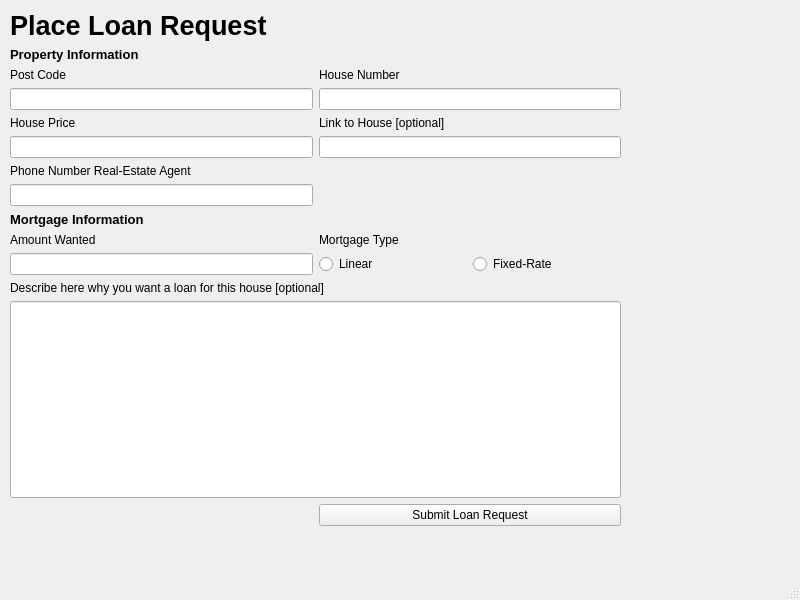
<?xml version="1.0" encoding="UTF-8"?>
<ui version="4.0">
 <class>MainWindow</class>
 <widget class="QMainWindow" name="MainWindow">
  <property name="geometry">
   <rect>
    <x>0</x>
    <y>0</y>
    <width>800</width>
    <height>600</height>
   </rect>
  </property>
  <property name="windowTitle">
   <string>MainWindow</string>
  </property>
  <widget class="QWidget" name="centralwidget">
   <widget class="QWidget" name="gridLayoutWidget">
    <property name="geometry">
     <rect>
      <x>10</x>
      <y>10</y>
      <width>611</width>
      <height>516</height>
     </rect>
    </property>
    <layout class="QGridLayout" name="gridLayout">
     <item row="2" column="0">
      <widget class="QLabel" name="label_2">
       <property name="font">
        <font>
         <pointsize>9</pointsize>
        </font>
       </property>
       <property name="text">
        <string>Post Code</string>
       </property>
      </widget>
     </item>
     <item row="3" column="1">
      <widget class="QLineEdit" name="lineEdit_2"/>
     </item>
     <item row="10" column="1">
      <layout class="QGridLayout" name="gridLayout_2">
       <item row="0" column="0">
        <widget class="QRadioButton" name="radioButton">
         <property name="text">
          <string>Linear</string>
         </property>
        </widget>
       </item>
       <item row="0" column="1">
        <widget class="QRadioButton" name="radioButton_2">
         <property name="text">
          <string>Fixed-Rate</string>
         </property>
        </widget>
       </item>
      </layout>
     </item>
     <item row="0" column="0">
      <widget class="QLabel" name="label">
       <property name="font">
        <font>
         <pointsize>20</pointsize>
         <weight>75</weight>
         <bold>true</bold>
        </font>
       </property>
       <property name="text">
        <string>Place Loan Request</string>
       </property>
      </widget>
     </item>
     <item row="6" column="0">
      <widget class="QLabel" name="label_11">
       <property name="text">
        <string>Phone Number Real-Estate Agent</string>
       </property>
      </widget>
     </item>
     <item row="13" column="1">
      <widget class="QPushButton" name="pushButton">
       <property name="text">
        <string>Submit Loan Request</string>
       </property>
      </widget>
     </item>
     <item row="5" column="1">
      <widget class="QLineEdit" name="lineEdit_4"/>
     </item>
     <item row="8" column="0">
      <widget class="QLabel" name="label_10">
       <property name="font">
        <font>
         <pointsize>10</pointsize>
         <weight>75</weight>
         <bold>true</bold>
        </font>
       </property>
       <property name="text">
        <string>Mortgage Information</string>
       </property>
      </widget>
     </item>
     <item row="2" column="1">
      <widget class="QLabel" name="label_3">
       <property name="font">
        <font>
         <pointsize>9</pointsize>
        </font>
       </property>
       <property name="text">
        <string>House Number</string>
       </property>
      </widget>
     </item>
     <item row="9" column="1">
      <widget class="QLabel" name="label_7">
       <property name="font">
        <font>
         <pointsize>9</pointsize>
        </font>
       </property>
       <property name="text">
        <string>Mortgage Type</string>
       </property>
      </widget>
     </item>
     <item row="4" column="0">
      <widget class="QLabel" name="label_4">
       <property name="font">
        <font>
         <pointsize>9</pointsize>
        </font>
       </property>
       <property name="text">
        <string>House Price</string>
       </property>
      </widget>
     </item>
     <item row="7" column="0">
      <widget class="QLineEdit" name="lineEdit_7"/>
     </item>
     <item row="9" column="0">
      <widget class="QLabel" name="label_6">
       <property name="font">
        <font>
         <pointsize>9</pointsize>
        </font>
       </property>
       <property name="text">
        <string>Amount Wanted</string>
       </property>
      </widget>
     </item>
     <item row="11" column="0" colspan="2">
      <widget class="QLabel" name="label_8">
       <property name="font">
        <font>
         <pointsize>9</pointsize>
         <weight>50</weight>
         <bold>false</bold>
        </font>
       </property>
       <property name="text">
        <string>Describe here why you want a loan for this house [optional]</string>
       </property>
      </widget>
     </item>
     <item row="5" column="0">
      <widget class="QLineEdit" name="lineEdit_3"/>
     </item>
     <item row="3" column="0">
      <widget class="QLineEdit" name="lineEdit"/>
     </item>
     <item row="10" column="0">
      <widget class="QLineEdit" name="lineEdit_5"/>
     </item>
     <item row="4" column="1">
      <widget class="QLabel" name="label_5">
       <property name="font">
        <font>
         <pointsize>9</pointsize>
        </font>
       </property>
       <property name="text">
        <string>Link to House [optional]</string>
       </property>
      </widget>
     </item>
     <item row="1" column="0">
      <widget class="QLabel" name="label_9">
       <property name="font">
        <font>
         <pointsize>10</pointsize>
         <weight>75</weight>
         <bold>true</bold>
        </font>
       </property>
       <property name="text">
        <string>Property Information</string>
       </property>
      </widget>
     </item>
     <item row="12" column="0" colspan="2">
      <widget class="QLineEdit" name="lineEdit_6">
       <property name="sizePolicy">
        <sizepolicy hsizetype="Expanding" vsizetype="Expanding">
         <horstretch>0</horstretch>
         <verstretch>0</verstretch>
        </sizepolicy>
       </property>
      </widget>
     </item>
    </layout>
   </widget>
  </widget>
  <widget class="QMenuBar" name="menubar">
   <property name="geometry">
    <rect>
     <x>0</x>
     <y>0</y>
     <width>800</width>
     <height>27</height>
    </rect>
   </property>
  </widget>
  <widget class="QStatusBar" name="statusbar"/>
 </widget>
 <resources/>
 <connections/>
</ui>
